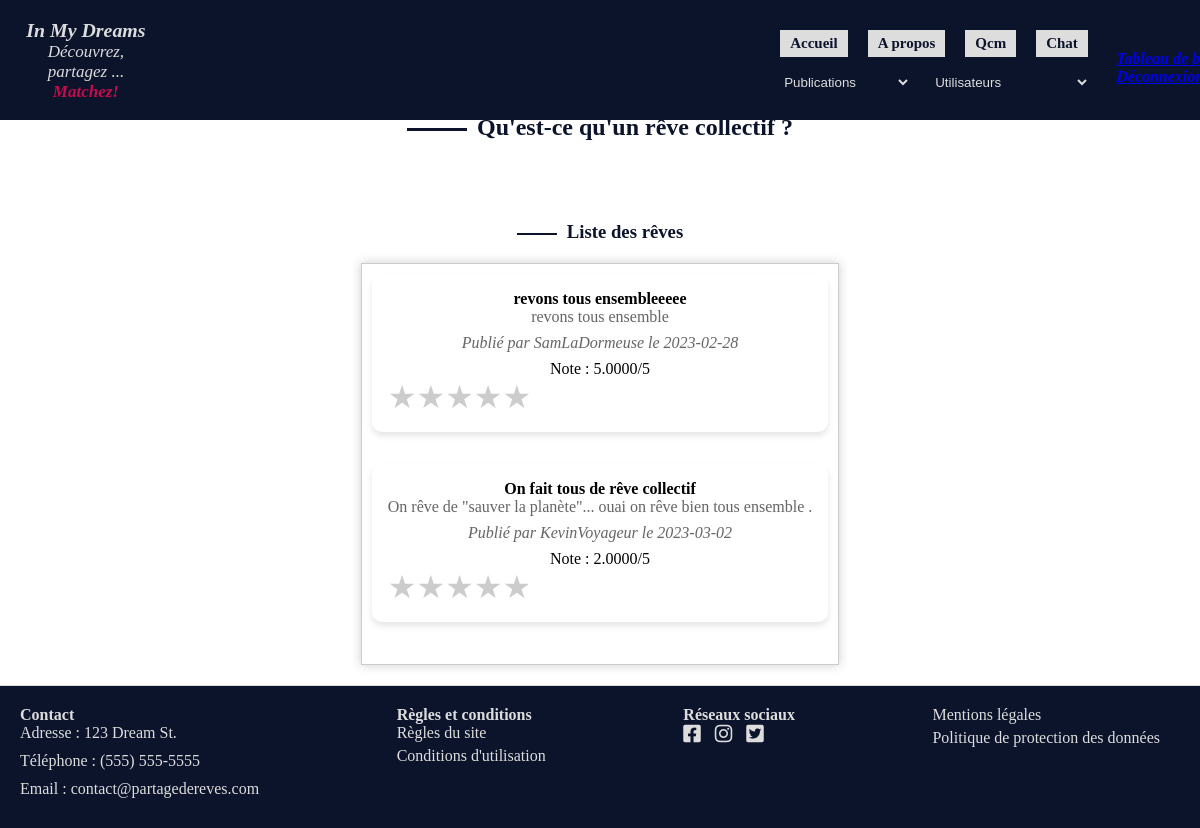
/index.php?page=categ-reves&action=collectif (signed in), run on the app's committed database.
### tables this page shows
CREATE TABLE `reve` (
  `id_reve` int(11) NOT NULL AUTO_INCREMENT,
  `Libelle_Reve` text NOT NULL,
  `Date_Creation_Reve` date NOT NULL,
  `id_famille_reve` int(11) NOT NULL,
  `id_utilisateur` int(11) NOT NULL,
  `id_type_reve` int(11) DEFAULT NULL,
  `Titre_Reve` varchar(100) DEFAULT NULL,
  `libelle_type_reve` varchar(255) DEFAULT NULL,
  PRIMARY KEY (`id_reve`),
  KEY `REVE_FAMILLE_REVE_FK` (`id_famille_reve`),
  KEY `REVE_UTILISATEUR0_FK` (`id_utilisateur`),
  CONSTRAINT `REVE_FAMILLE_REVE_FK` FOREIGN KEY (`id_famille_reve`) REFERENCES `famille_reve` (`id_famille_reve`),
  CONSTRAINT `REVE_UTILISATEUR0_FK` FOREIGN KEY (`id_utilisateur`) REFERENCES `utilisateur` (`id_utilisateur`)
);

CREATE TABLE `utilisateur` (
  `id_utilisateur` int(11) NOT NULL AUTO_INCREMENT,
  `pseudo` varchar(40) NOT NULL,
  `prenom` varchar(40) NOT NULL,
  `date_naissance` date NOT NULL,
  `email` varchar(40) NOT NULL,
  `mdp` varchar(255) DEFAULT NULL,
  `descript` text,
  `id_sexe` int(11) DEFAULT NULL,
  `id_cp_ville` int(11) DEFAULT NULL,
  `id_type_reve` int(11) DEFAULT NULL,
  PRIMARY KEY (`id_utilisateur`),
  KEY `FK_UTILISATEUR_SEXE` (`id_sexe`),
  KEY `FK_UTILISATEUR_CP_VILLE` (`id_cp_ville`),
  KEY `UTILISATEUR_TYPE_REVE_FK` (`id_type_reve`),
  CONSTRAINT `FK_UTILISATEUR_CP_VILLE` FOREIGN KEY (`id_cp_ville`) REFERENCES `cp_ville` (`id_cp_ville`),
  CONSTRAINT `FK_UTILISATEUR_SEXE` FOREIGN KEY (`id_sexe`) REFERENCES `sexe` (`id_sexe`),
  CONSTRAINT `UTILISATEUR_TYPE_REVE_FK` FOREIGN KEY (`id_type_reve`) REFERENCES `type_reve` (`id_type_reve`)
);

### index.php (called while the page is built)
<?php
require_once 'routers.php';
?>

### dreams/dao/dao_categ_reves.php (called while the page is built, shortened)
<?php
function afficherTypeCollectif() {
    $conn = getConnexion();
    $SQLStmt = $conn->prepare(
        'SELECT r.*, u.pseudo, AVG(n.note) as note
        FROM REVE r
        JOIN UTILISATEUR u
        ON r.id_utilisateur = u.id_utilisateur
        LEFT JOIN NOTE n
        ON r.id_reve = n.id_reve
        WHERE r.id_type_reve = 6
        GROUP BY r.id_reve;'
    );
    $SQLStmt->execute();
    $reves = $SQLStmt->fetchAll(PDO::FETCH_ASSOC);
    return $reves;
}
?>

### dreams/redirectionCateg/collectif.phtml (the view, shortened to what this page needs)
<?php
require_once __DIR__ . '/../dao/dao_categ_reves.php';
?>
<!DOCTYPE html>
<html lang="en">
  <head>
    <link rel="stylesheet" href="https://cdnjs.cloudflare.com/ajax/libs/font-awesome/6.1.0/css/all.min.css">
	<link rel="stylesheet" href="/inmydreams/dreams/style/style.css">
  </head>
<body>
    <main>
        <nav>
            <?php require_once __DIR__ . '/../partials/nav.phtml'; ?>
        </nav>
        <header>
            <h1 class="titre-type-reve">Rêves collectifs</h1>
        </header>
        <section class="definition-type-reve">
            <h2 class="sous-titre-categ">Qu'est-ce qu'un rêve collectif ?</h2>
            <h3 class="h3-liste-reves">Liste des rêves</h3>
                <div class="categ-liste-reves" id="liste-reves">
                    <?php
                     $reves =  afficherTypeCollectif();
                     foreach ($reves as $reve) {
                        echo '<div class="reve">';
                        echo '<h4 class="titre-categ-reve">' . $reve['Titre_Reve'] . '</h4>';
                        echo '<p class="libelle-categ-reve">' . $reve['Libelle_Reve'] . '</p>';
                        echo '<p class="info-categ-reve italic">';
                        echo 'Publié par ' . $reve['pseudo'] . ' le ' . $reve['Date_Creation_Reve'];
                        echo '</p>';
                        echo '<div class="note" data-id="' . $reve['id_reve'] . '" data-note="' . $reve['note'] . '">';
                        echo 'Note : ' . $reve['note'] . '/5';
                        echo '</div>';
                        echo '<div class="rating" data-id="' . $reve['id_reve'] . '">';
                        echo '<span class="star" data-value="1">&#9733;</span>';
                        echo '<span class="star" data-value="2">&#9733;</span>';
                        echo '<span class="star" data-value="3">&#9733;</span>';
                        echo '<span class="star" data-value="4">&#9733;</span>';
                        echo '<span class="star" data-value="5">★</span>';
                        echo '</div>';
                        echo '</div>';
                    }
                    ?>
                </div>
        </section>
    </main>
    <footer>
        <?php require_once __DIR__ . '/../partials/footer.phtml'; ?>
    </footer>
</body>
</html>

### dreams/style/style.css (style rules this page uses)
body, html, * { margin: 0; padding: 0; box-sizing: border-box; }
footer { background-color: #0c142c; color: rgb(221, 221, 221);; padding: 20px; }
.definition-type-reve { display: flex; flex-direction: column; align-items: center; text-align: center; border-top: 1px solid rgb(221, 221, 221);; border-bottom: 1px solid rgb(221, 221, 221);; padding: 20px 0; }
.definition-type-reve > * { margin: 20px 0; max-width: 800px; }
.definition-type-reve h2::before { content: ""; display: inline-block; width: 60px; height: 3px; background-color: #0c142c; margin-right: 10px; vertical-align: middle; }
.definition-type-reve h3::before { content: ""; display: inline-block; width: 40px; height: 2px; background-color: #0c142c; margin-right: 10px; vertical-align: middle; }
.categ-liste-reves { box-shadow: 0 0 10px rgba(0, 0, 0, 0.2); border: 1px solid #ccc; padding: 10px; margin: 0 auto; }
.titre-type-reve, .sous-titre-categ, .h3-liste-reves { color:#0c142c; }
.titre-type-reve { font-size: 3em; color: #6b0036; display: flex; justify-content: center; font-family: 'Arial Black', sans-serif; }
.definition-type-reve p { margin-bottom: 20px; text-shadow: 1px 1px 0 #f9f9f9; }
.rating { display: flex; }
.star { font-size: 2rem; cursor: pointer; color: #ccc; }
.italic { font-style: italic; }
.reve { padding: 1rem; margin-bottom: 2rem; width: 100%; background-color: #ffffff; border-radius: 10px; box-shadow: 0 4px 6px rgba(0, 0, 0, 0.1); transition: box-shadow 0.3s, transform 0.3s; }
.reve:not(:last-child) { margin-bottom: 2rem; }
.reve p { font-size: 1rem; color: #666; margin-bottom: 0.5rem; }

### data on the page
reve: Titre_Reve "revons tous ensembleeeee", Libelle_Reve "revons tous ensemble", id_utilisateur.pseudo "SamLaDormeuse", Date_Creation_Reve "2023-02-28", note "5.0000"
reve: Titre_Reve "On fait tous de rêve collectif", Libelle_Reve "On rêve de \"sauver la planète\"... ouai on rêve bien tous ensemble .", id_utilisateur.pseudo "KevinVoyageur", Date_Creation_Reve "2023-03-02", note "2.0000"
